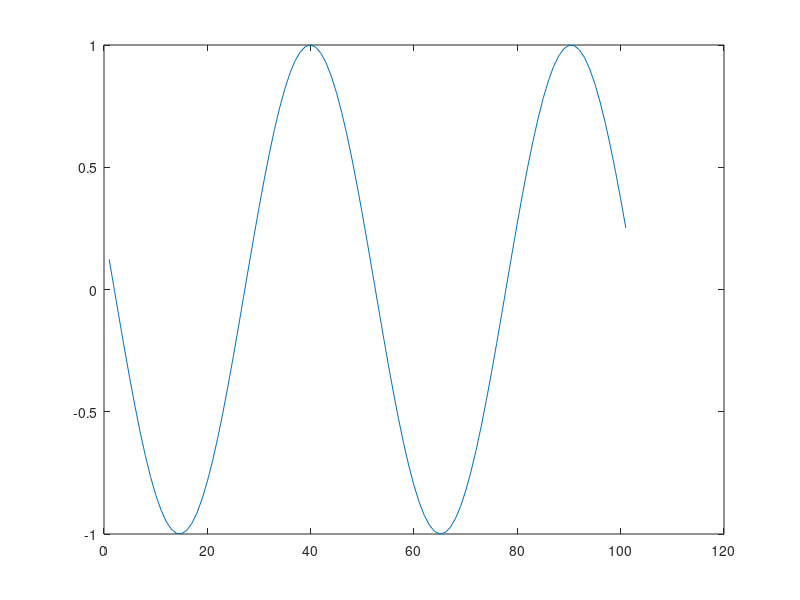
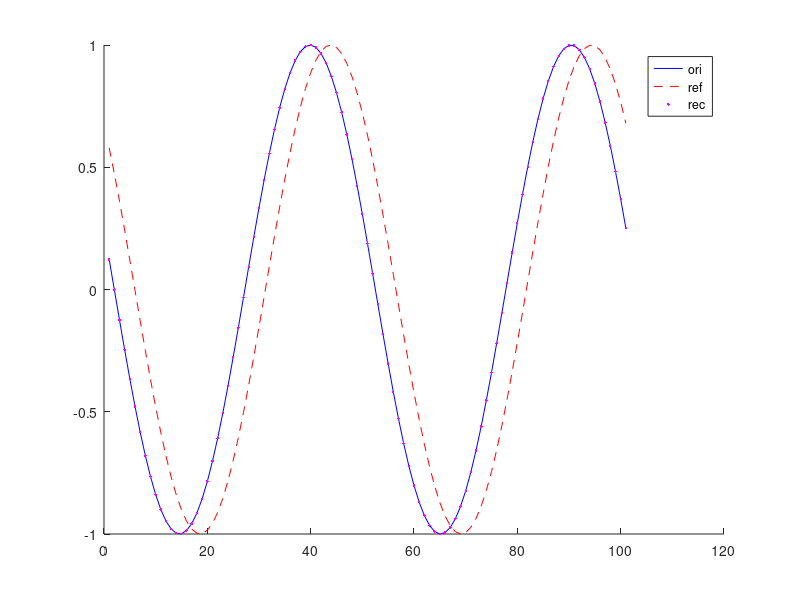
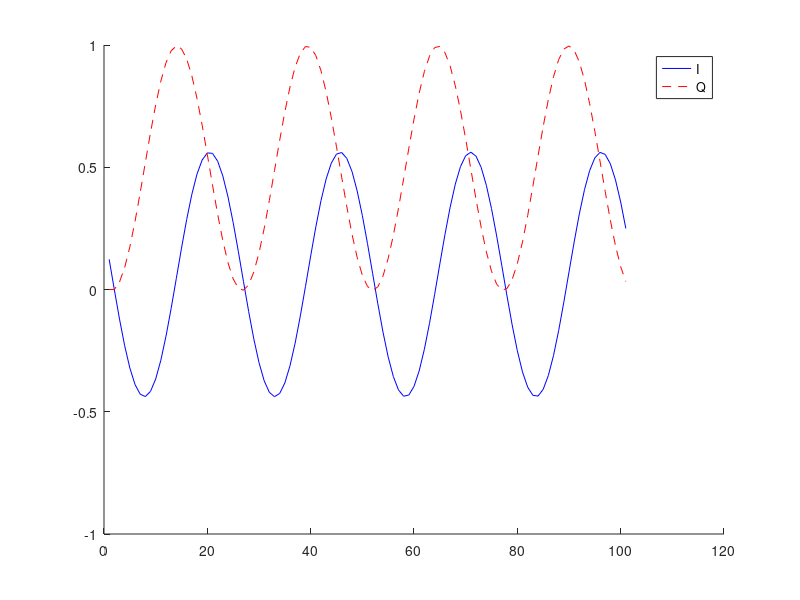
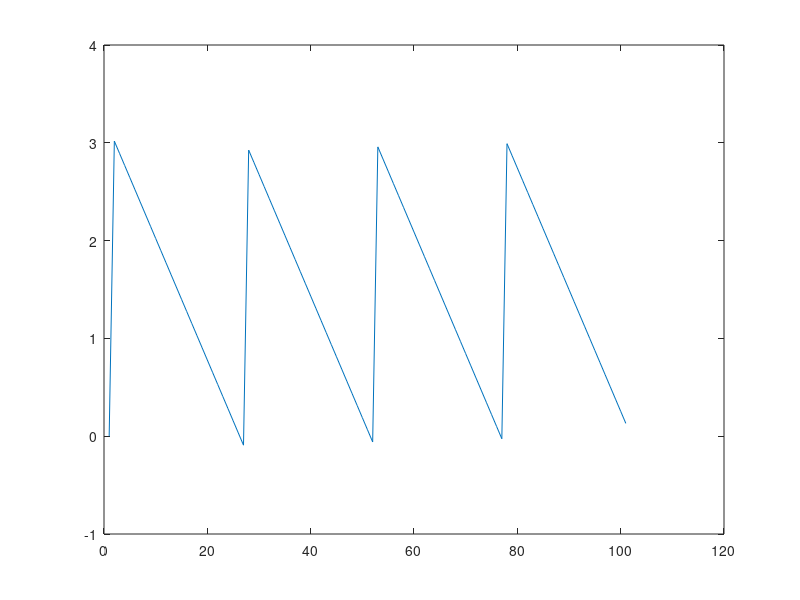

MATLAB code to generate these figures, in order:
%==========================================================================
% 2017/02/22: Testing the algroithm of Device-Free Gesture Tracking Using Acoustic Signals Limitations of Prior Art
%==========================================================================
close all;

S = 34300; % speed of sound, (cm/s)
A = 1.0; % gain
f = 19000; % 19kHz
FS = 960000; % sample rate
ts = 0:1/FS:100/FS; % time series for sampling
DMS = 5; % distance from microphone to speaker (cm)


ori = A*cos(2*pi*f*(ts-DMS/S));
plot(ori);

d = 10; % initial distance between hand and speaker (cm)
v = 1; % moving toward velocity cm/s
%v = 0;
ds = 2*10-v*ts*2+DMS;

ref = A*cos(2*pi*f*(ts-ds/S)); % reflected signal


rec = ori;

figure; hold on;
plot(ori, 'b-');
plot(ref, 'r--');
plot(rec, 'm.');
legend('ori','ref','rec');
hold off;




i = cos(2*pi*f*ts).*rec;
q = -sin(2*pi*f*ts).*rec;

figure; hold on;
plot(i, 'b-');
plot(q, 'r--');
legend('I','Q');
hold off;

figure;
plot(angle(i+q*j));

figure;
plot(i+q*j);